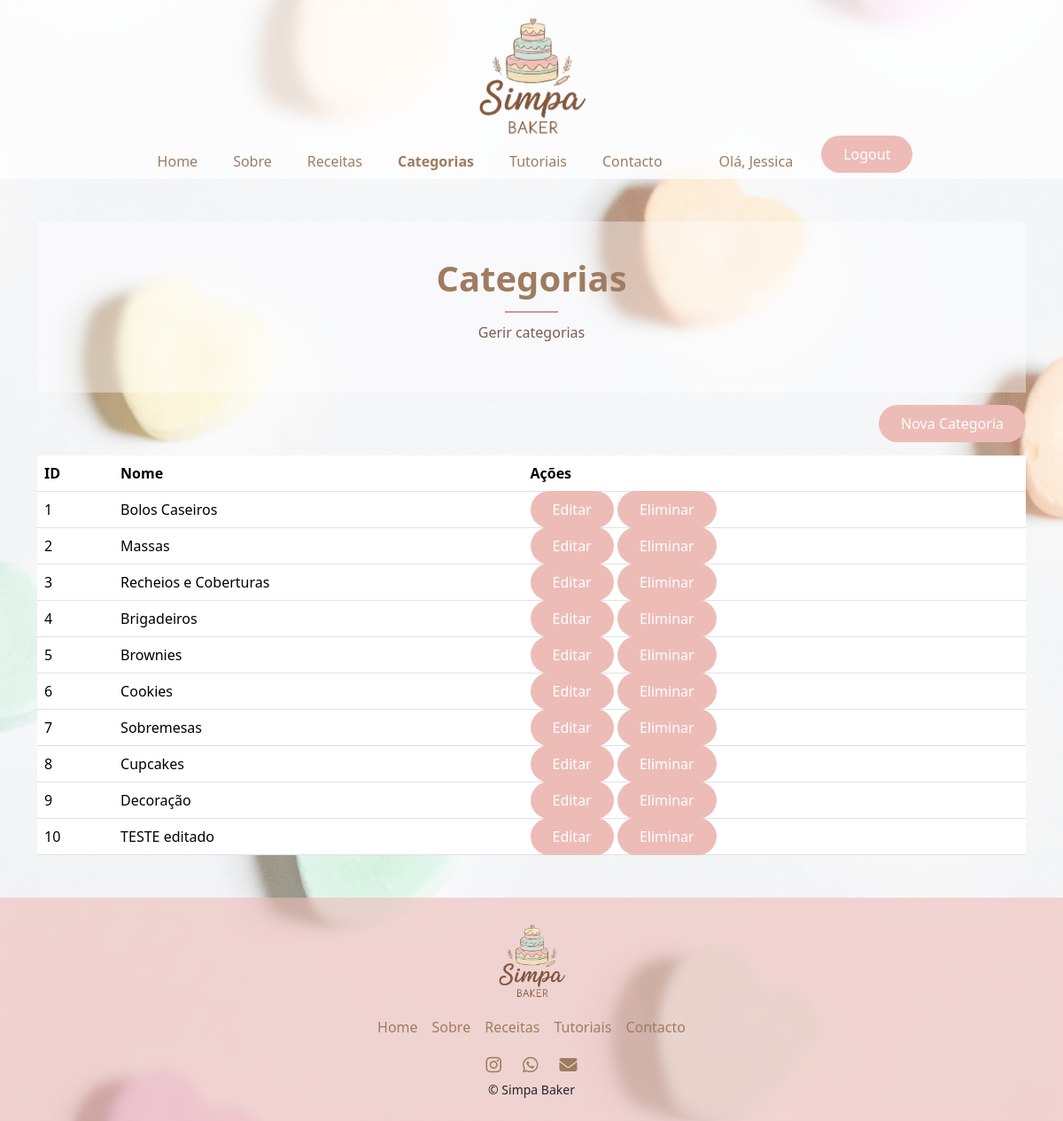
/Pages/categorias.php (signed in), run on the app's committed database.
### tables this page shows
CREATE TABLE `categoria` (
  `id` int NOT NULL AUTO_INCREMENT,
  `nome` varchar(100) NOT NULL,
  PRIMARY KEY (`id`)
);

### Pages/categorias.php (the view, shortened to what this page needs)
<?php
require '../Config/database.php';
$sql = "SELECT * FROM categoria";
$stmt = $pdo->query($sql);
$categorias = $stmt->fetchAll(PDO::FETCH_ASSOC);
?>
<?php include 'content/head.php';?>
<?php include 'content/header.php';?>
<?php include 'content/nav.php';?>
<main>
    <div class="container my-5">
        <div class="page-hero">
            <h1 class="fw-bold">Categorias</h1>
            <div class="divider"></div>
            <p>Gerir categorias</p>
        </div>
        <?php if (isset($_SESSION['utilizador_id'])): ?>
        <div class="mb-4 text-end">
            <br>
            <a href="nova-categoria.php" class="btn-simpa">Nova Categoria</a>
        </div>
        <?php endif; ?>
        <table class="table">
            <thead>
                <tr>
                    <th>ID</th>
                    <th>Nome</th>
                    <th>Ações</th>
                </tr>
            </thead>
                <tbody>
                    <?php foreach ($categorias as $categoria): ?>
                        <tr>
                            <td>
                                <?= $categoria['id'] ?>
                            </td>
                            <td>
                                <?= htmlspecialchars($categoria['nome']) ?>
                            </td>
                            <td>
                                <a href="editar-categoria.php?id=<?= $categoria['id'] ?>"
                                class="btn-simpa">Editar</a>
                                <a href="eliminar-categoria.php?id=<?= $categoria['id'] ?>"
                                class="btn-simpa" onclick="return confirm('Tem certeza que deseja eliminar esta categoria?')">Eliminar</a>
                            </td>
                        </tr>
                    <?php endforeach; ?>
                </tbody>
        </table>
    </div>
</main>
<?php include 'content/footer.php'; ?>

### Assets/CSS/style.css (style rules this page uses)
:root { --rosa: rgb(237, 188, 183); --verde: #c5dfd6; --creme: #f5efe0; --marrom: #9f7c60; }
html { overflow-y: scroll; }
body { background-image: url("../Imagens/background/fundo_coracoes.jpg"); background-size: cover; background-position: center; background-repeat: no-repeat; background-attachment: fixed; overflow-y: scroll; }
.btn-simpa { background-color: var(--marrom); color: white; border: none; padding: 10px 25px; border-radius: 30px; transition: 0.3s; }
.divider { width: 60px; height: 3px; background-color: var(--rosa); margin: 10px auto 30px; }
.btn-simpa { background-color: var(--rosa); color: white; border: none; padding: 10px 25px; border-radius: 30px; transition: 0.3s; text-decoration: none; }
.page-hero { background-color: rgba(255, 255, 255, 0.4); backdrop-filter: blur(5px); text-align: center; padding: 40px 20px; }
.page-hero h1 { color: var(--marrom); }
.divider { width: 60px; height: 2px; background-color: #d4919e; margin: 0.8rem auto 0.5rem; }
.page-hero p { margin-top: 10px; color: #7a5c52; font-weight: 300; }

### data on the page
categoria: id "1", nome "Bolos Caseiros"
categoria: id "2", nome "Massas"
categoria: id "3", nome "Recheios e Coberturas"
categoria: id "4", nome "Brigadeiros"
categoria: id "5", nome "Brownies"
categoria: id "6", nome "Cookies"
categoria: id "7", nome "Sobremesas"
categoria: id "8", nome "Cupcakes"
categoria: id "9", nome "Decoração"
categoria: id "10", nome "TESTE editado"

### other printed values
$_SESSION['nome'] "Jessica"
